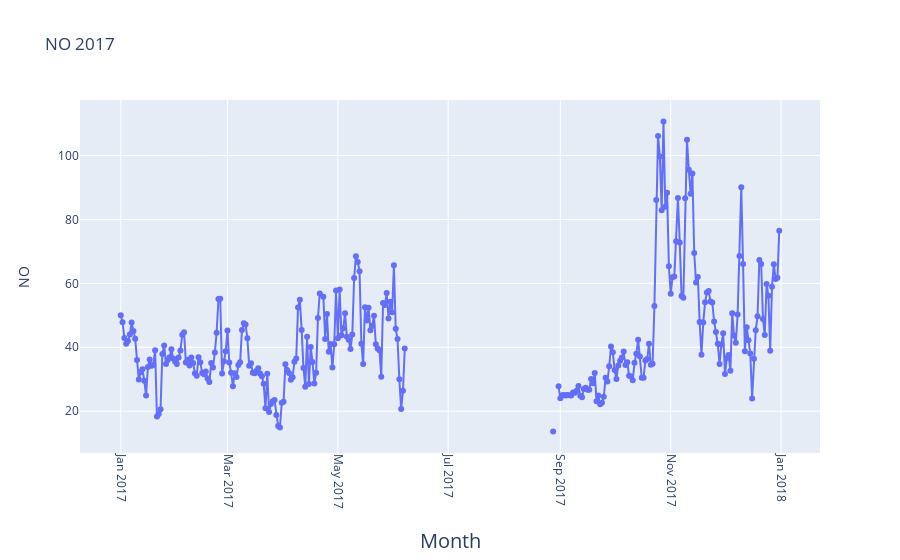

Write notebook code for a chart like this one.
### Code cell
#2017
fig = go.Figure(go.Scatter(
    mode = "lines+markers",
    y = aqi_level_17.iloc[:,2],
    x = aqi_level_17.iloc[:,1]))
fig.update_xaxes(
        tickangle = 90,
        title_text = "Month",
        title_font = {"size": 20},
        title_standoff = 25)

fig.update_yaxes(
        title_text = "NO",
        title_standoff = 25)
fig.update_layout(title_text="NO 2017")

fig.show()

### Figure 1 — Plotly figure (JSON) as saved in the notebook; plotly's stock layout.template omitted (floating-point values rounded to 4 significant figures; data arrays with more than 128 entries replaced by an {"elided": "..."} marker saying what was removed)
{"data": [{"mode": "lines+markers", "type": "scatter", "x": {"elided": "365 str values"}, "y": {"elided": "365 float values"}}], "layout": {"title": {"text": "NO 2017"}, "xaxis": {"tickangle": 90, "title": {"font": {"size": 20}, "standoff": 25, "text": "Month"}}, "yaxis": {"title": {"standoff": 25, "text": "NO"}}}}
